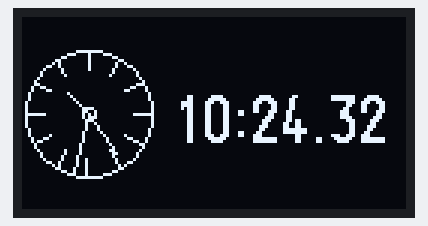
Simulated run of this sketch. Board: ESP8266 (Wemos D1 mini). Parts: 128×64 one-colour display. WiFi joins after 1.5 s; servers stay silent unless stated; network time is answered at once with the bench clock; the local clock reads 2024-03-15 10:24:30 at power-on unless the sketch sets it; what the sketch prints to the serial monitor is not drawn.

Above: at 2.6 s.
At 6.6 s:
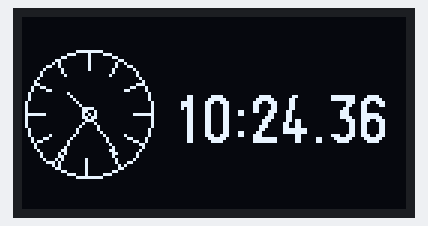
At 11.6 s:
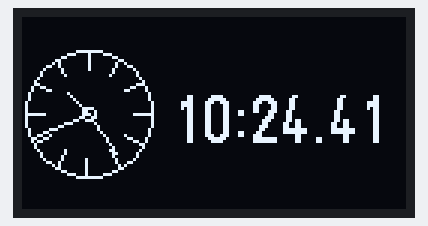
At 20.6 s:
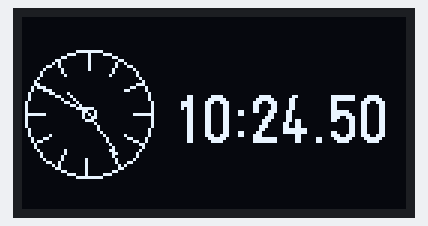
At 29.7 s:
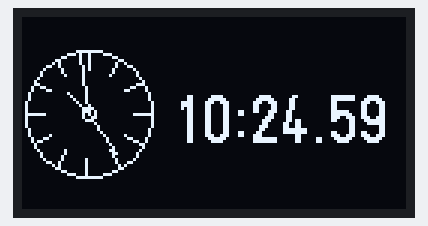
At 38.7 s:
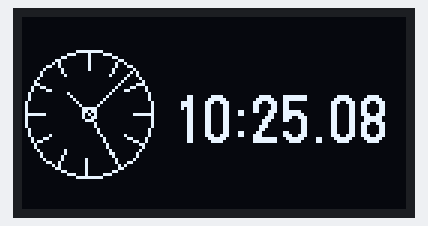

The sketch:

7-6clockOLED.ino
```cpp
/*
//7-6clockOLED D1mini OLED 시간 표시
CLOCK USE Network time
OLEd using U8g2lib Library
Wire OLED:
  VCC +5v
  GND GND
  SDA Analog pin D2 //4
  SCL Analog pin D1 //5
*/
#include <ESP8266WiFi.h>
#include <NTPClient.h>
#include <WiFiUdp.h>
#include <U8g2lib.h>//
//  #include <SPI.h>
#include <Wire.h> //i2c

// Replace with your network credentials

const char* ssid = "wifi-name";
const char* password = "wifi-pass";
char dbuffer[32];
char tbuffer[32];
char htemp[8];
char mtemp[8];
int CD = 0;
int CM = 0;
int CY = 0;
int HH = 0;
int MM = 0;
int SC = 0;
bool X=LOW;

  String thisTime = "";
  String thisDay = "";

// setup u8g object
U8G2_SH1106_128X64_NONAME_1_HW_I2C u8g2(U8G2_R0, /* reset=*/ U8X8_PIN_NONE);

// Define NTP Client to get time
WiFiUDP udp;
NTPClient timeClient(udp, "kr.pool.ntp.org",32400);//32400

void draw(void);

void setup() {
  // Initialize Serial Monitor
  Serial.begin(115200);

  // Connect to Wi-Fi
  Serial.print("Connecting to ");
  Serial.println(ssid);
  WiFi.begin(ssid, password);
  while (WiFi.status() != WL_CONNECTED) {
    delay(500);
    Serial.print(".");
  }

  u8g2.begin();
// Initialize a NTPClient to get time
  timeClient.begin();
// timeClient.setTimeOffset(32400);//kr
}

void loop() {
  static unsigned long loopCnt = 0;
  static unsigned long nextMil = millis() + 1000;

  if(millis() > nextMil){
    nextMil = millis() + 1000;
    loopCnt++;

    timeClient.update();
    unsigned long epochTime = timeClient.getEpochTime();
    struct tm *ptm = gmtime ((time_t *)&epochTime);

    CD = ptm->tm_mday;
    CM = ptm->tm_mon+1;
    CY = ptm->tm_year+1900;
    HH = ptm->tm_hour;
    MM = ptm->tm_min;
    SC = ptm->tm_sec;

    Serial.println(loopCnt);
    sprintf(dbuffer, "%04d-%02d-%02d\n",CY,CM,CD);
    Serial.printf(dbuffer);//Serial.printf("%04d-%02d-%02d\n",CY,CM,CD);
    sprintf(tbuffer, "%02d:%02d.%02d\n",HH,MM,SC);
    Serial.printf(tbuffer);//Serial.printf("%02d:%02d.%02d\n",HH,MM,SC);
  // picture loop
    u8g2.firstPage();
    do {
      draw();
    } while( u8g2.nextPage() );
  }

  delay(10);
  __asm__("nop\n");
}
 /*
void draw(void) {
  u8g2.setFont(u8g2_font_profont15_tn);//
  u8g2.drawStr(10,12, dbuffer);

  u8g2.setFont(u8g2_font_logisoso24_tn);
  u8g2.drawStr(10,60, tbuffer);
}
*/
void draw(void) {
 int clockCentreX = 22;//64
 int clockCentreY = 32;//32
  // Now draw the clock face
  u8g2.drawCircle(clockCentreX, clockCentreY, 21); // main outer circle
  u8g2.drawCircle(clockCentreX, clockCentreY, 2);  // small inner circle
  //
  //hour ticks
  for( int z=0; z < 360;z= z + 30 ){
  //Begin at 0° and stop at 360°
    float angle = z ;
    angle=(angle/57.29577951) ; //Convert degrees to radians
    int x2=(clockCentreX+(sin(angle)*20));
    int y2=(clockCentreY-(cos(angle)*20));
    int x3=(clockCentreX+(sin(angle)*(20-5)));
    int y3=(clockCentreY-(cos(angle)*(20-5)));
    u8g2.drawLine(x2,y2,x3,y3);
  }
  // display second hand
  float angle = SC*6;//now.second()*6 ;
  angle=(angle/57.29577951) ; //Convert degrees to radians
  int x3=(clockCentreX+(sin(angle)*(20)));
  int y3=(clockCentreY-(cos(angle)*(20)));
  u8g2.drawLine(clockCentreX,clockCentreY,x3,y3);
  //
  // display minute hand
  angle = MM * 6 ;//angle = now.minute() * 6 ;
  angle=(angle/57.29577951) ; //Convert degrees to radians
  x3=(clockCentreX+(sin(angle)*(20-3)));
  y3=(clockCentreY-(cos(angle)*(20-3)));
  u8g2.drawLine(clockCentreX,clockCentreY,x3,y3);
  //
  // display hour hand
  angle = HH * 30 + int((MM / 12) * 6 );
//  angle = now.hour() * 30 + int((now.minute() / 12) * 6 )   ;
  angle=(angle/57.29577951) ; //Convert degrees to radians
  x3=(clockCentreX+(sin(angle)*(20-11)));
  y3=(clockCentreY-(cos(angle)*(20-11)));
  u8g2.drawLine(clockCentreX,clockCentreY,x3,y3);

  u8g2.setFont(u8g2_font_logisoso16_tn);
  sprintf(tbuffer, "%02d:%02d.%02d\n",HH,MM,SC);
  u8g2.drawStr(50,42, tbuffer);
}
```

Measured:
- what the display in image 0 shows lasts 1.0 s, from 2.6 s to 3.6 s
